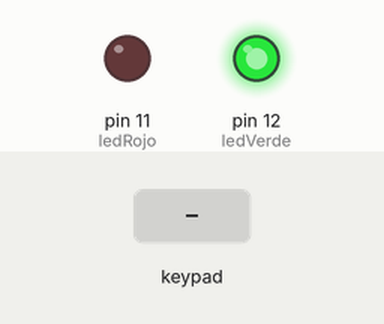
Simulated run of this sketch. Board: Arduino Uno, built with avr-gcc and run on an emulated ATmega328P. Shown: output pins drawn as LEDs (lit = HIGH). Dashed ring = blinking. The inputs (shaded band) are chosen by the test bench.

Above: at 1.2 s.
1.3 s: keypad keys 1 3 9 7 pressed 0.4 s apart
At 5.8 s:
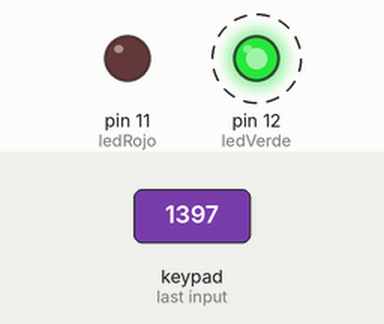
5.9 s: keypad keys 9 8 7 6 pressed 0.4 s apart
At 8.0 s:
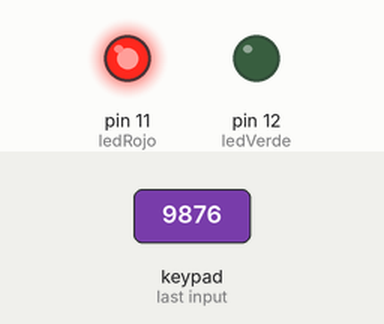
Timing chart, 0 to 13.6 s (numbered marks = the images above; inputs shaded):
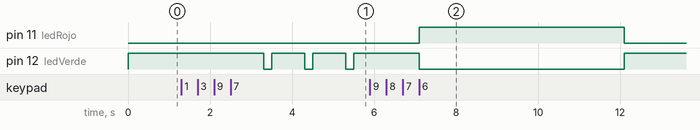

Measured:
- after the input at 1.3 s, pin 12 (ledVerde): alternates HIGH for 0.80 s and LOW for 0.20 s, starting after 2.0 s
- after the input at 5.9 s, pin 11 (ledRojo): LOW → HIGH after 1.2 s, → LOW 5.0 s later; pin 12 (ledVerde): HIGH → LOW after 1.2 s, → HIGH 5.0 s later

The sketch:

contrase_a2.3.ino
```cpp
//AUTORES:
//Martin Beltran Diaz UO276244
//Stelian Adrian Stanci UO277653
//Laura Pernía Blanco UO276264

#include <Keypad.h>

int ledRojo = 11;
int ledVerde = 12;

const byte nfilas = 4;
const byte ncolumnas = 4;
const byte passwordLength = 4;
char teclas[nfilas][ncolumnas] = {
{'1','2','3','A'},
{'4','5','6','B'},
{'7','8','9','C'},
{'*','0','#','D'}
};

char password[passwordLength] = {'9','8','7','6'};
char userPwdInput[passwordLength] = {'z','z','z','z'};

//3.-
byte pfilas[nfilas] = {2,3,4,5}; // Filas
byte pcolumnas[ncolumnas] = {A0,A1,A2,A3}; //Columnas
//4.-
Keypad teclado = Keypad(makeKeymap(teclas), pfilas, pcolumnas,
nfilas, ncolumnas);

void setup() {
  Serial.begin(9600);
  pinMode(ledRojo, OUTPUT);
  pinMode(ledVerde, OUTPUT);

  digitalWrite(ledVerde,HIGH);
}

void loop() {
  int counterPwdInput = 0;
  while(userPwdInput[passwordLength-1] == 'z') {
    char key = teclado.getKey();
    if(key){
      userPwdInput[counterPwdInput++] = key;
    }
  }

  if(compararContrasenas()){
    abrirPuerta();

  //Pasan 5 segundos
  int initTime = millis();
  while (millis()-initTime < 5000){
    if(teclado.getKey() == 'C'){
      break;
    }
  }

  } else {
    contrasenaIncorrecta();
  }

  resetearUserInput();
  cerrarPuerta();
}

void abrirPuerta(){
  digitalWrite(ledRojo, HIGH);
  digitalWrite(ledVerde,LOW);
}

bool compararContrasenas(){

  for(int i = 0; i< passwordLength; i++){
    if(password[i] != userPwdInput[i]){
      return false;
    }
  }

  return true;
}

void resetearUserInput(){
  for(int i = 0; i< passwordLength; i++){
    userPwdInput[i] = 'z';
  }
}

void contrasenaIncorrecta(){
  int i = 0;
  while(i++ < 3){
    digitalWrite(ledVerde, HIGH);
    delay(800);
    digitalWrite(ledVerde, LOW);
    delay(200);
  }
}

void cerrarPuerta(){
  digitalWrite(ledRojo, LOW);
  digitalWrite(ledVerde,HIGH);
}
```
